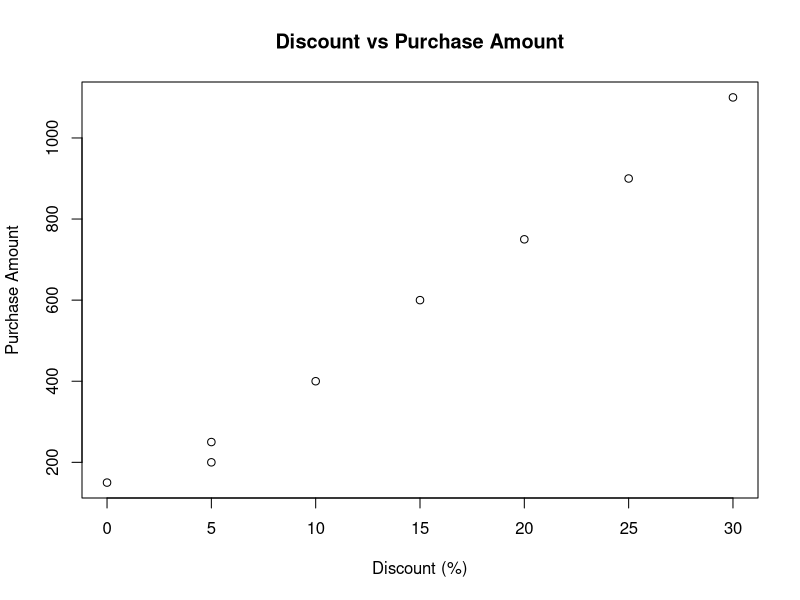

Write the R code that produced this figure.
retail <- data.frame(
  Visits = c(2, 5, 1, 6, 3, 7, 2, 8),
  Discounts = c(5, 15, 0, 20, 10, 25, 5, 30),
  PurchaseAmount = c(200, 600, 150, 750, 400, 900, 250, 1100)
)

summary(retail)
cor(retail)

plot(retail$Discounts, retail$PurchaseAmount,
     main = "Discount vs Purchase Amount",
     xlab = "Discount (%)",
     ylab = "Purchase Amount")
